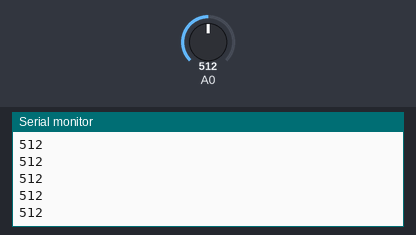
Bench run of a sketch on a simulated Arduino Uno, built with avr-gcc and run on an emulated ATmega328P. On the bench: the last lines printed to the serial monitor. Inputs (shaded band) come from the test bench; at power-on: A0 = 512.

Above: at 1.2 s.
1.3 s: A0 set to 716
At 1.9 s:
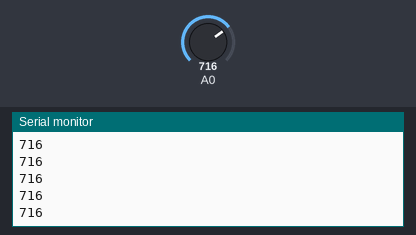
2.8 s: A0 set to 900
At 3.5 s:
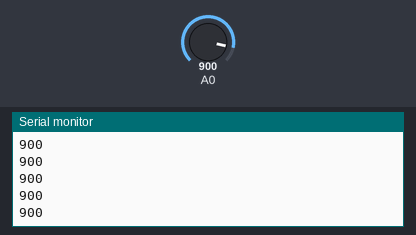
Timing chart, 0 to 5.8 s (numbered marks = the images above; inputs shaded):
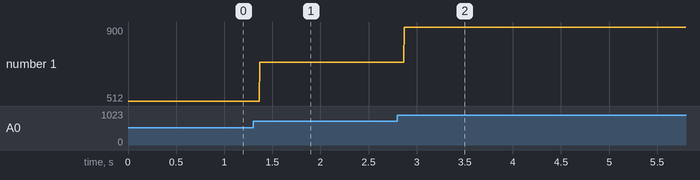

Measured:
- after the input at 1.3 s, the serial monitor: prints a new line after 0.07 s (image 1)
- after the input at 2.8 s, the serial monitor: prints a new line after 0.07 s (image 2)
- plotted number 1: 512 → 716 after the input at 1.3 s, 716 → 900 after the input at 2.8 s

The sketch:

ADC_A0A1_testing.ino
```cpp
int a,b;
String o;
float va,vb;

void setup()
{
  Serial.begin(9600);
  //pinMode(2,INPUT);
  //pinMode(3,INPUT);
}

void loop()
{
  a=analogRead(A0);
  //b=analogRead(A1);
  //va=(a*5)/1024.0;
  //vb=(b*5)/1024.0;
  //o=String(a)+" "+String(b);
  Serial.println(a);
  //Serial.print(":");
  //Serial.print(va);
  ///Serial.print(" :: ");
  //Serial.print(b);
  //Serial.print(":");
  //Serial.print(vb);
  //Serial.println();
  //delay(500);
}
```
